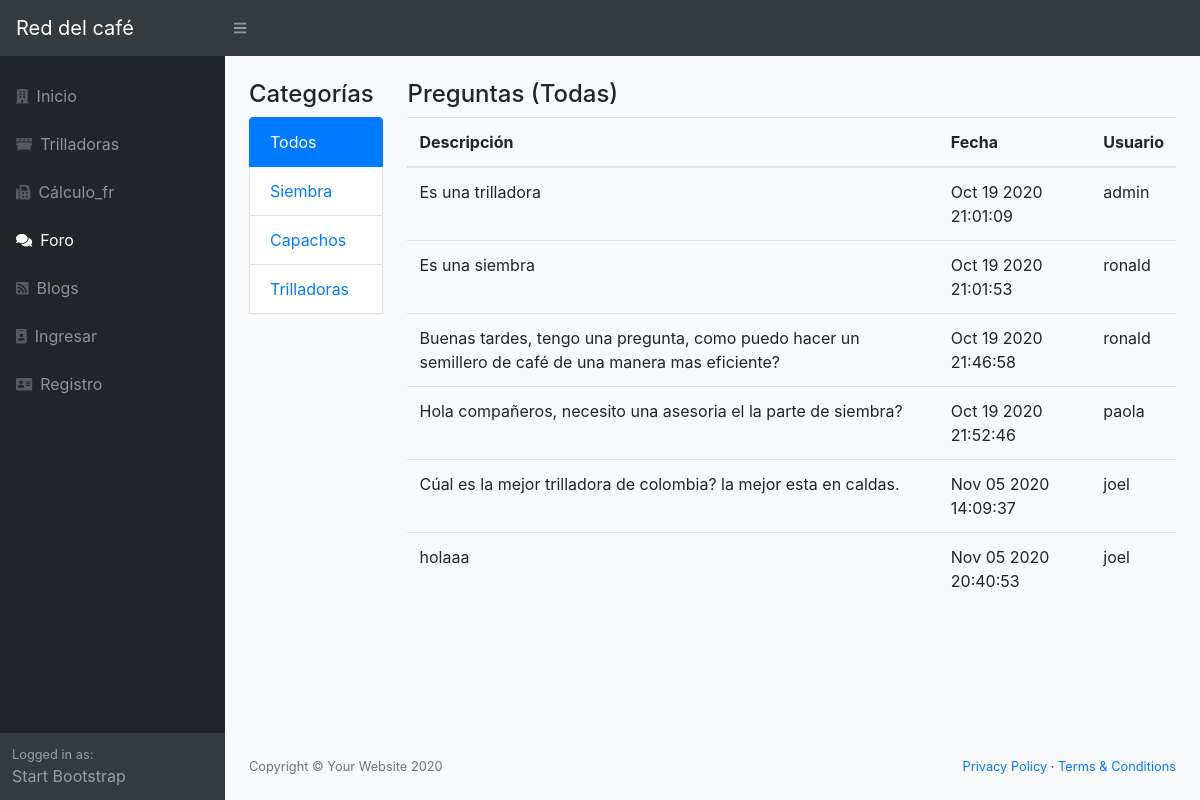
The app's page /foros, older data.
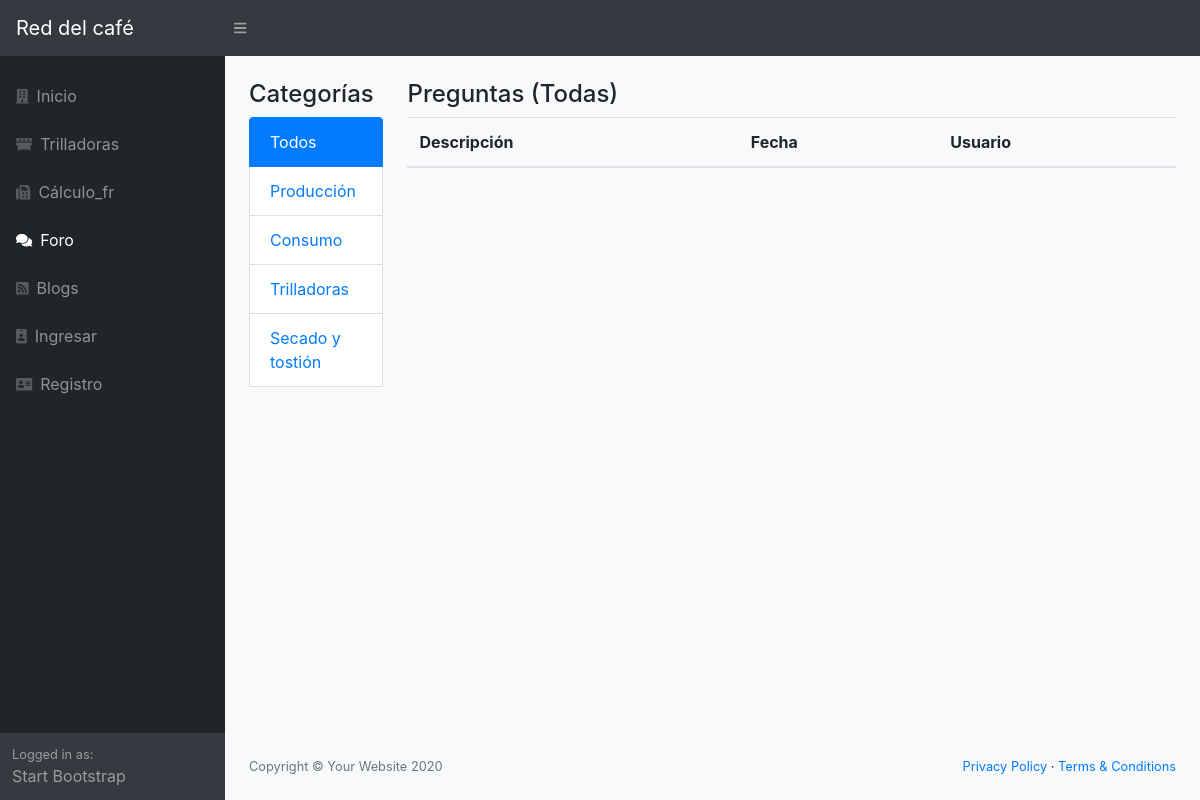
The same page, newer data.
### red/models.py (models this page shows, shortened)
class Titulos(db.Model):
    __tablename__ = 'titulos'
    id = Column(Integer, primary_key=True)
    nombre = Column(String(100))
    foros = relationship("Foros", cascade="all, delete-orphan",
                             backref="Titulos", lazy='dynamic')

class Foros(db.Model):
    __tablename__ = 'foros'
    id = Column(Integer, primary_key=True)
    descripcion = Column(String(255))
    created_at = db.Column(db.DateTime)
    UsuarioId = Column(Integer, ForeignKey('usuarios.id'), nullable=False)
    TituloId = Column(Integer, ForeignKey('titulos.id'), nullable=False)
    titulo = relationship("Titulos", backref="Foros")
    usuario = relationship("Usuarios", backref="Foros")
    def __repr__(self):
        return (u'<{self.__class__.__name__}: {self.id}>'.format(self=self))

class Usuarios(db.Model):
    __tablename__ = 'usuarios'
    id = Column(Integer, primary_key=True)
    username = Column(String(100), nullable=False)
    password_hash = Column(String(128), nullable=False)
    nombre = Column(String(200), nullable=False)
    email = Column(String(200), nullable=False)
    admin = Column(Boolean, default=False)
    @property
    def password(self):
        raise AttributeError('password is not a readable attribute')

### red/app.py (the view)
@app.route('/foros')
@app.route('/foros/<id>')
def foros(id='0'):
    from red.models import Foros, Titulos
    titulo = Titulos.query.get(id)
    if id == '0':
        foros = Foros.query.all()
    else:
        foros = Foros.query.filter_by(TituloId=id)
    titulos = Titulos.query.all()
    print(foros)
    return render_template("foros.html", foros=foros, titulos=titulos, titulo=titulo)

### red/templates/foros.html (shortened to what this page needs)
{% extends "base.html" %} {% block title %}Red del café{% endblock %} {% block body %}
<div class="container">
    <div class="row">
        <div class="col-md-2">
            <h4>Categorías</h4>
            <div class="list-group">
                {% for tit in titulos %} {% if titulo.nombre==tit.nombre%}
                <a class="list-group-item active" href="{{url_for("foros",id=tit.id)}}">{{tit.nombre}}</a> {% else %}
                <a class="list-group-item" href="{{url_for("foros",id=tit.id)}}">{{tit.nombre}}</a> {% endif%} {% endfor %}
                <br/>
            </div>
            <br/>
        </div>
        <div class="col-md-10">
            <h4>Preguntas (Todas)</h4>
            <div class="panel panel-default">
                <table class="table">
                    <thead>
                        <th>Descripción</th>
                        <th>Fecha</th>
                        <th>Usuario</th>
                    </thead>
                    <tbody>
                        {% for frs in foros %}
                        <tr>
                            <td>{{frs.descripcion}}</td>
                            <td>{{frs.created_at.strftime("%b %d %Y %H:%M:%S")}}</td>
                            <td>{{frs.usuario.username}}</td>
                        </tr>
                        {% endfor %}
                    </tbody>
                </table>
            </div>
        </div>
    </div>
    {% endblock %}

### red/templates/base.html (shortened to what this page needs)
<!DOCTYPE html>
<html lang="en">
<head>
    <link rel="stylesheet" href="{{ url_for('static', filename='css/styles.css') }}">
    <link href="https://cdn.datatables.net/1.10.20/css/dataTables.bootstrap4.min.css" rel="stylesheet" />
</head>
<body class="sb-nav-fixed bg-light">
    <nav class="sb-topnav navbar navbar-expand navbar-dark bg-dark">
        <a class="navbar-brand" href="/">Red del café</a>
        <button class="btn btn-link btn-sm order-1 order-lg-0" id="sidebarToggle" href="#"><i
              class="fas fa-bars"></i></button>
    </nav>
    <div id="layoutSidenav">
        <div id="layoutSidenav_nav">
            <nav class="sb-sidenav accordion sb-sidenav-dark" id="sidenavAccordion">
                <div class="sb-sidenav-menu">
                    <div class="nav">
                        <a class="nav-link mt-3" href="/">
                            <div class="sb-nav-link-icon"><i class="fas fa-building"></i></div>
                            Inicio
                        </a>
                        <a class="nav-link" href="/trilladoras">
                            <div class="sb-nav-link-icon"><i class="fas fa-dumpster"></i></div>
                            Trilladoras
                        </a>
                        <a class="nav-link" href="/calculo">
                            <div class="sb-nav-link-icon"><i class="fas fa-fax"></i></div>
                            Cálculo_fr
                        </a>
                        <a class="nav-link" href="/foros">
                            <div class="sb-nav-link-icon"><i class="fas fa-comments"></i></div>
                            Foro
                        </a>
                        <a class="nav-link" href="/blogs">
                            <div class="sb-nav-link-icon"><i class="fas fa-rss-square"></i></div>
                            Blogs
                        </a>
                        {% if current_user.is_authenticated %}
                        <a class="nav-link " href="/perfil/{{ current_user.username}}">
                            <div class="sb-nav-link-icon"><i class="fas fa-id-badge"></i></div>
                            Perfil</a>
                        <a class="nav-link" href="/logout">
                            <div class="sb-nav-link-icon"><i class="fas fa-address-card"></i></div>
                            {{ current_user.username}} (Salir)</a>
                        {% else %}
                        <a class="nav-link" href="/login">
                            <div class="sb-nav-link-icon"><i class="fas fa-id-badge"></i></div>
                            Ingresar</a>
                        <a class="nav-link" href="/registro">
                            <div class="sb-nav-link-icon"><i class="fas fa-address-card"></i></div>
                            Registro</a>
                        {% endif %}
                    </div>
                </div>
                <div class="sb-sidenav-footer">
                    <div class="small">Logged in as:</div>
                    Start Bootstrap
                </div>
            </nav>
        </div>
        <div id="layoutSidenav_content">
            <main class="pt-4">
                {% block body%} {% endblock %}
            </main>
            <footer class="py-4 bg-light mt-auto">
                <div class="container-fluid">
                    <div class="d-flex align-items-center justify-content-between small">
                        <div class="text-muted">Copyright &copy; Your Website 2020</div>
                        <div>
                            <a href="#">Privacy Policy</a> &middot;
                            <a href="#">Terms &amp; Conditions</a>
                        </div>
                    </div>
                </div>
            </footer>
        </div>
    </div>
</body>
</html>

Row changes from the older to the newer data that the page shows:
removed Foros: descripcion "Es una trilladora", created_at "Oct 19 2020 21:01:09", usuario.username "admin"
removed Foros: descripcion "Es una siembra", created_at "Oct 19 2020 21:01:53", usuario.username "ronald"
removed Foros: descripcion "Buenas tardes, tengo una pregunta, como puedo hacer un semillero de café de una manera mas eficiente?", created_at "Oct 19 2020 21:46:58", usuario.username "ronald"
removed Foros: descripcion "Hola compañeros, necesito una asesoria el la parte de siembra?", created_at "Oct 19 2020 21:52:46", usuario.username "paola"
removed Foros: descripcion "Cúal es la mejor trilladora de colombia? la mejor esta en caldas.", created_at "Nov 05 2020 14:09:37", usuario.username "joel"
removed Foros: descripcion "holaaa", created_at "Nov 05 2020 20:40:53", usuario.username "joel"
changed Titulos: nombre "Siembra" → "Producción"
changed Titulos: nombre "Capachos" → "Consumo"
added Titulos: nombre "Secado y tostión"
